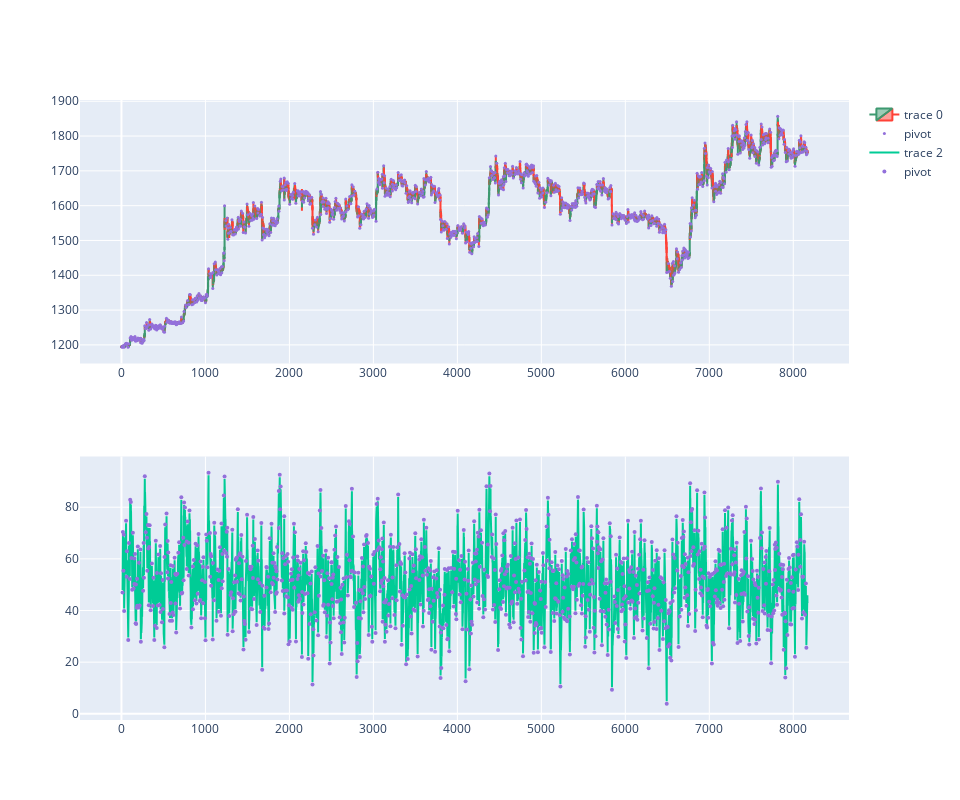

Notebook code for this chart:
### Code cell
df_pl = df.copy()

fig = go.Figure(data = [go.Candlestick(x = df_pl.index,
                                       open = df_pl['Open'],
                                       high = df_pl['High'],
                                       low = df_pl['Low'],
                                       close = df_pl['Close'])])

fig = make_subplots(rows = 2, cols = 1)

fig.update_layout(width=960, height=800)

fig.append_trace(go.Candlestick(x = df_pl.index,
                               open = df_pl['Open'],
                               high = df_pl['High'],
                               low = df_pl['Low'],
                               close = df_pl['Close']), row = 1, col = 1)


fig.add_scatter(x = df_pl.index, y = df_pl['point_pos'], mode = 'markers',
               marker = dict(size = 3, color = 'MediumPurple'),
               name = 'pivot', row = 1, col = 1)

fig.append_trace(go.Scatter(x = df_pl.index, y = df_pl['rsi']), row = 2, col = 1)

fig.add_scatter(x = df_pl.index, y = df_pl['rsi_point_pos'], mode = 'markers',
               marker = dict(size = 4, color = 'MediumPurple'),
               name = 'pivot', row = 2, col = 1)

fig.update_layout(xaxis_rangeslider_visible = False)
fig.show()

### Figure 1 — Plotly figure (JSON) as saved in the notebook; plotly's stock layout.template omitted (floating-point values rounded to 4 significant figures; data arrays with more than 128 entries replaced by an {"elided": "..."} marker saying what was removed)
{"data": [{"close": {"elided": "8171 float values"}, "high": {"elided": "8171 float values"}, "low": {"elided": "8171 float values"}, "open": {"elided": "8171 float values"}, "type": "candlestick", "x": {"elided": "8171 int values"}, "xaxis": "x", "yaxis": "y"}, {"marker": {"color": "MediumPurple", "size": 3}, "mode": "markers", "name": "pivot", "type": "scatter", "x": {"elided": "8171 int values"}, "xaxis": "x", "y": {"elided": "8171 float values"}, "yaxis": "y"}, {"type": "scatter", "x": {"elided": "8171 int values"}, "xaxis": "x2", "y": {"elided": "8171 float values"}, "yaxis": "y2"}, {"marker": {"color": "MediumPurple", "size": 4}, "mode": "markers", "name": "pivot", "type": "scatter", "x": {"elided": "8171 int values"}, "xaxis": "x2", "y": {"elided": "8171 float values"}, "yaxis": "y2"}], "layout": {"height": 800, "width": 960, "xaxis": {"anchor": "y", "domain": [0, 1], "rangeslider": {"visible": false}}, "xaxis2": {"anchor": "y2", "domain": [0, 1]}, "yaxis": {"anchor": "x", "domain": [0.575, 1]}, "yaxis2": {"anchor": "x2", "domain": [0, 0.425]}}}
